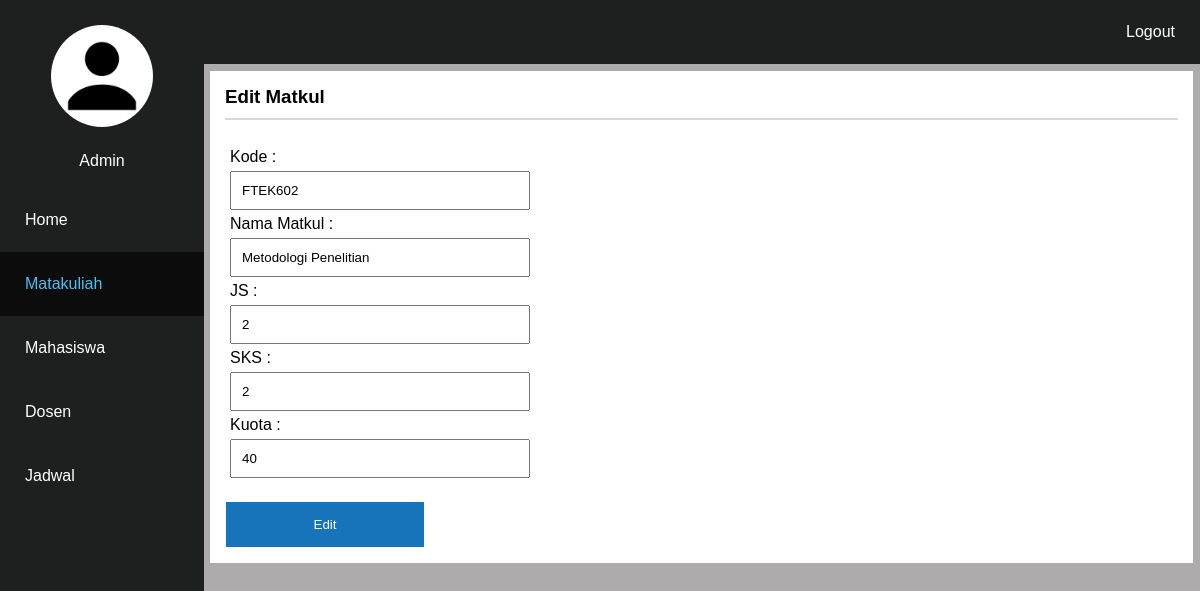
The app's page /admin/edit-matkul.php?kode_mk=FTEK602 (signed in) with its own data.
### tables this page shows
CREATE TABLE `matkul` (
  `kd_mk` varchar(10) NOT NULL,
  `nama_mk` varchar(30) NOT NULL,
  `sks` int(2) NOT NULL,
  `js` int(2) NOT NULL,
  `kuota` int(2) NOT NULL,
  `grade_matkul` int(3) NOT NULL
);

### admin/edit-matkul.php (the view, shortened to what this page needs)
<!DOCTYPE html PUBLIC "-//W3C//DTD XHTML 1.0 Transitional//EN" "http://www.w3.org/TR/xhtml1/DTD/xhtml1-transitional.dtd">
<html xmlns="http://www.w3.org/1999/xhtml">
<head>
<link rel="stylesheet" type="text/css" href="../style.css" />
</head>
<?php
include "../check.php";
include "../koneksi.php";
?>
<body>
	<div class="navbar-side">
		<ul>
			<li><center><img src="../image/user-128.png" class="img-navbar"> <br> Admin <br><br></center></li>
			<li><a href="index.php">Home</a></li>
			<li><a href="daftar-matkul.php" class="active">Matakuliah</a></li>
			<li><a href="daftar-mahasiswa.php">Mahasiswa</a></li>
			<li><a href="daftar-dosen.php">Dosen</a></li>
			<li><a href="daftar-jadwal.php">Jadwal</a></li>
		</ul>
	</div>
	<div class="content">
		<div class="top-nav">
			<ul>
				<li style="float: right"><a href="../logout.php" style="float: right">Logout</a></li>
			</ul>
		</div>
		<div class="container">
		<h3>Edit Matkul</h3>
			<div class="separate-line"></div>
			<br>
			<?php
			$cari = mysqli_query($conn,"select * from matkul where kd_mk = '$_GET[kode_mk]'");
			$r = mysqli_fetch_array($cari,MYSQLI_NUM);
			?>
			<form action="edit-subject.php" method="post">
				<label>Kode : </label> <br>
				<input type="text" name="kode" value="<?php echo $r[0]; ?>" class="input-text-add-edit" required="required" /><br />
				<label>Nama Matkul : </label> <br>
				<input type="text" name="nama_matkul" value="<?php echo $r[1]; ?>" class="input-text-add-edit" required="required" /><br />
				<label>JS : </label> <br>
				<input type="text" name="js" value="<?php echo $r[2]; ?>" class="input-text-add-edit" required="required" /><br />
				<label>SKS : </label> <br>
				<input type="text" name="sks" value="<?php echo $r[3]; ?>" class="input-text-add-edit" required="required" /><br />
				<label>Kuota : </label> <br>
				<input type="text" name="kuota" value="<?php echo $r[4]; ?>" class="input-text-add-edit" required="required" /><br /><br>
				<input type="submit" value="Edit" class="submit-btn"/>
			</form>
		</div>
	</div>
</body>
</html>

### style.css (style rules this page uses)
* { margin:0; padding:0; box-sizing:border-box; }
a { text-decoration: none; color: #0b2a9c; }
body { font-family:"Trebuchet MS", Arial, Helvetica, sans-serif; background-color: #adabab; }
.container { margin-left: 17.5%; margin-top: 7px; margin-right: 7px; margin-bottom: 7px; background-color: #fff; padding: 15px; }
.content { content: ""; }
.separate-line { border: solid 1px #d9d8d8; box-shadow: #999595; width: 100%; align-content: center; margin-top: 10px; margin-bottom: 10px; }
label { margin: 5px; bottom: 5px; }
.input-text-add-edit { font-family:"Trebuchet MS", Arial, Helvetica, sans-serif; padding: 10px; margin: 5px; width: 300px; }
.submit-btn { font-family:"Trebuchet MS", Arial, Helvetica, sans-serif; padding: 15px; background-color: #1773ba; color: #fff; border: 1px solid #fff; width: 200px; }
.img-navbar { border-radius: 50%; background-color: #fff; margin: 25px 27px; width: 50%; }
.top-nav { width: 100%; height: auto; background-color: #1e1f1f; }
.top-nav ul { list-style-type: none; overflow: hidden; }
.top-nav ul li { display: inline-block; }
.top-nav ul li a { color: #fff; padding: 23px 25px; text-decoration: none; }
.navbar-side { height: 100%; background-color: #1e1f1f; position: fixed; width: 17%; color: #fff; }
.navbar-side ul { list-style-type: none; overflow: auto; }
.navbar-side ul li a { display: block; color: #fff; padding: 23px 25px; color: #fff; text-decoration: none; }
.navbar-side ul li a.active { color: #48c1f4; background-color: #0c0c0c; text-decoration: none; }

### records on screen
matkul: kode "FTEK602", nama_matkul "Metodologi Penelitian", js "2", sks "2", kuota "40"
